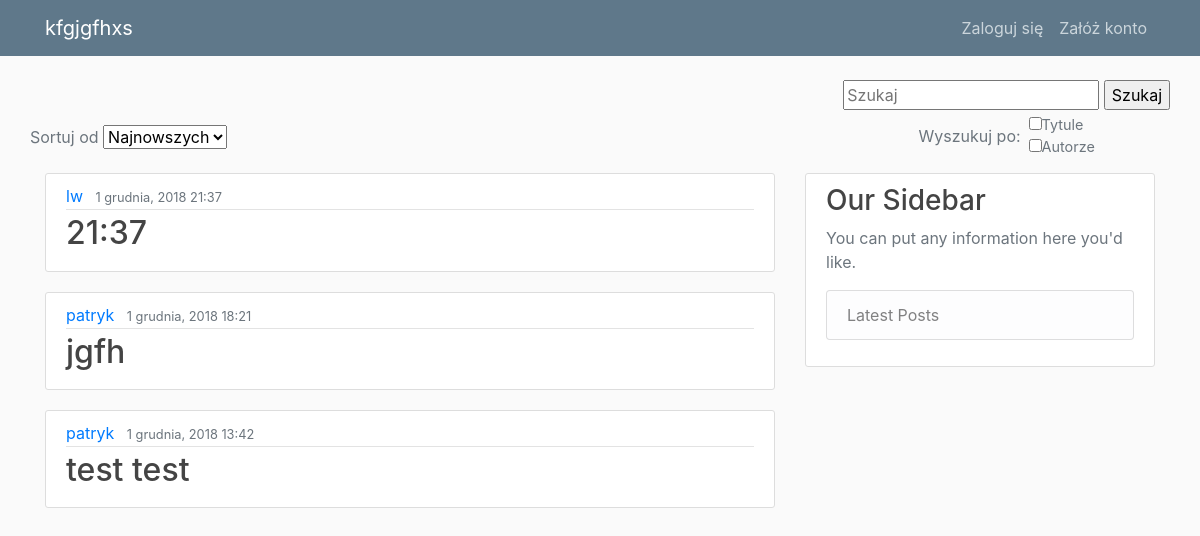
The app's page /, older data.
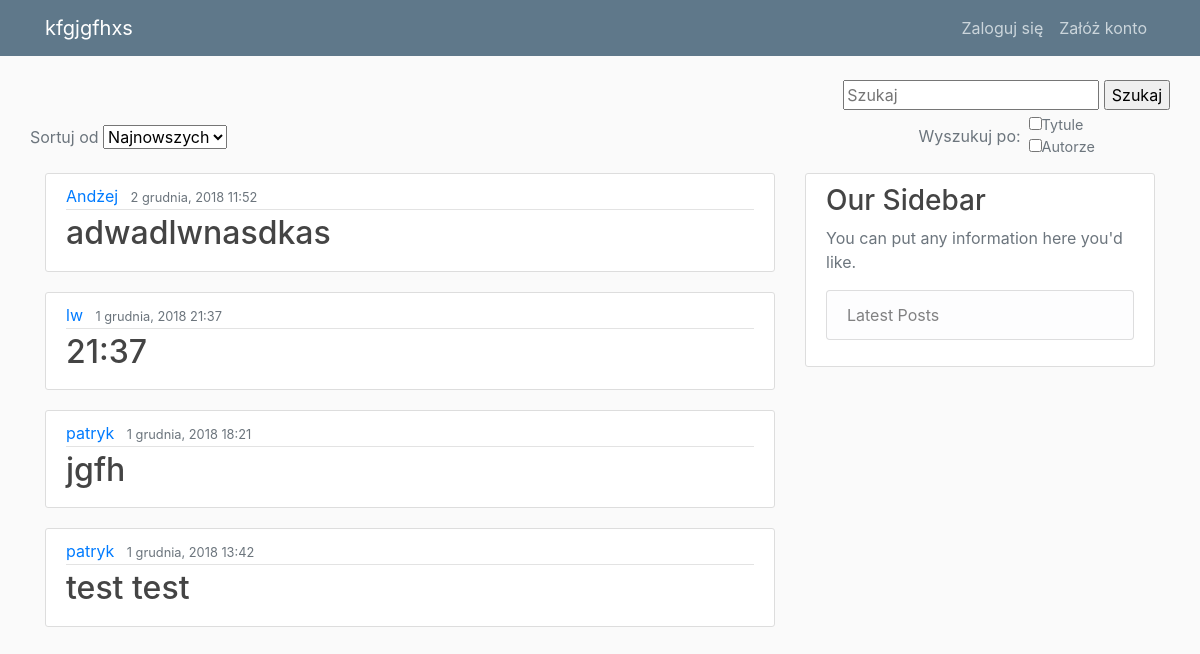
The same page, newer data.
### blog/models.py (models this page shows, shortened)
class Post(models.Model):
    title = models.CharField(max_length=100)
    content = models.TextField()
    date_posted = models.DateTimeField(default=timezone.now)
    author = models.ForeignKey(User, on_delete=models.CASCADE)
    class Meta:
        ordering = ['-date_posted']

### blog/views.py (the view, shortened to what this page needs)
# urls.py: path('', PostListView.as_view(), name='blog-home'),
class PostListView(ListView):
    model = Post
    template_name = 'blog/home.html'
    context_object_name = 'posts'
    ordering = ['-date_posted']
    def get(self, request, *args, **kwargs):
        self.form = SearchOptionsForm(request.GET)
        if self.form.is_valid() and self.form.cleaned_data.get('ascending_order') == 'true':
            self.ordering = ['date_posted']
        return super().get(request, *args, **kwargs)
    def get_queryset(self):
        query_set = Post.objects.all()
        if self.form.is_valid():
            request_params = self.form.cleaned_data
            pattern = request_params.get('search_pattern')
            by_title, by_author = request_params.get('search_title'), request_params.get('search_author')
        if not query_set:
            messages.info(self.request, 'No posts found')
        return query_set.order_by(self.ordering[0])
    def get_context_data(self, **kwargs):
        context = super().get_context_data(**kwargs)
        context['form'] = self.form
        return context

### blog/forms.py
class SearchOptionsForm(forms.Form):
    ascending_order = forms.ChoiceField(label='Sortuj od',
                                        choices = (('false', 'Najnowszych'), ('true', 'Najstarszych')),
                                        required=False)
    search_pattern = forms.CharField(widget=forms.TextInput(attrs={'placeholder': 'Szukaj'}), required=False)
    search_title = forms.BooleanField(required=False)
    search_author = forms.BooleanField(required=False)

### blog/templates/blog/home.html (shortened to what this page needs)
{% extends "blog/index.html" %}
{% block content %}
    {% for post in posts %}
        <article class="media content-section">
          <div class="media-body">
            <div class="article-metadata">
              <a class="mr-2" href="{% url 'users:user' post.author.id %}">{{ post.author }}</a>
              <small class="text-muted">{{ post.date_posted | date:"j E, Y G:i" }}</small>
            </div>
            <h2><a class="article-title" href="{% url 'post-detail' post.id %}">{{ post.title }}</a></h2>
          </div>
        </article>
    {% endfor %}
{% endblock content %}
{% block options %}
<form action="{% url 'blog-home' %}" method="GET" id="sorting_form">
<div class="row d-flex justify-content-between align-items-end mb-3">
    <div>
      <label class="text-muted" for="{{ form.ascending_order.id_for_label }}">{{ form.ascending_order.label }}</label>
      {{ form.ascending_order }}
    </div>
    <div>
      {{ form.search_pattern }}
      <input type="submit" value="Szukaj"><br>
      <div class="d-flex flex-nowrap justify-content-center align-items-center mt-1 text-muted">
        <div class="pr-2">Wyszukuj po:</div>
        <div class="font-search">
          {{ form.search_title }}Tytule<br>
          {{ form.search_author }}Autorze
        </div>
      </div>
    </div>
</div>
</form>
{% endblock options %}

Row changes from the older to the newer data that the page shows:
added Post: author "Andżej", date_posted "2 grudnia, 2018 11:52", title "adwadlwnasdkas"
